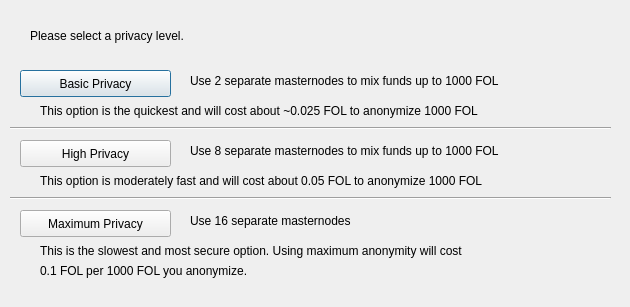
<?xml version="1.0" encoding="UTF-8"?>
<ui version="4.0">
 <class>PrivatepayConfig</class>
 <widget class="QDialog" name="PrivatepayConfig">
  <property name="geometry">
   <rect>
    <x>0</x>
    <y>0</y>
    <width>630</width>
    <height>307</height>
   </rect>
  </property>
  <property name="windowTitle">
   <string>Configure PrivatePay</string>
  </property>
  <widget class="QPushButton" name="buttonBasic">
   <property name="geometry">
    <rect>
     <x>20</x>
     <y>70</y>
     <width>151</width>
     <height>27</height>
    </rect>
   </property>
   <property name="text">
    <string>Basic Privacy</string>
   </property>
  </widget>
  <widget class="QPushButton" name="buttonHigh">
   <property name="geometry">
    <rect>
     <x>20</x>
     <y>140</y>
     <width>151</width>
     <height>27</height>
    </rect>
   </property>
   <property name="text">
    <string>High Privacy</string>
   </property>
  </widget>
  <widget class="QPushButton" name="buttonMax">
   <property name="geometry">
    <rect>
     <x>20</x>
     <y>210</y>
     <width>151</width>
     <height>27</height>
    </rect>
   </property>
   <property name="text">
    <string>Maximum Privacy</string>
   </property>
  </widget>
  <widget class="QLabel" name="label">
   <property name="geometry">
    <rect>
     <x>30</x>
     <y>20</y>
     <width>571</width>
     <height>31</height>
    </rect>
   </property>
   <property name="text">
    <string>Please select a privacy level.</string>
   </property>
  </widget>
  <widget class="QLabel" name="label_2">
   <property name="geometry">
    <rect>
     <x>190</x>
     <y>70</y>
     <width>421</width>
     <height>21</height>
    </rect>
   </property>
   <property name="text">
    <string>Use 2 separate masternodes to mix funds up to 1000 FOL</string>
   </property>
  </widget>
  <widget class="QLabel" name="label_3">
   <property name="geometry">
    <rect>
     <x>190</x>
     <y>140</y>
     <width>411</width>
     <height>21</height>
    </rect>
   </property>
   <property name="text">
    <string>Use 8 separate masternodes to mix funds up to 1000 FOL</string>
   </property>
  </widget>
  <widget class="QLabel" name="label_4">
   <property name="geometry">
    <rect>
     <x>190</x>
     <y>210</y>
     <width>421</width>
     <height>21</height>
    </rect>
   </property>
   <property name="text">
    <string>Use 16 separate masternodes</string>
   </property>
  </widget>
  <widget class="QLabel" name="label_6">
   <property name="geometry">
    <rect>
     <x>40</x>
     <y>100</y>
     <width>561</width>
     <height>21</height>
    </rect>
   </property>
   <property name="text">
    <string>This option is the quickest and will cost about ~0.025 FOL to anonymize 1000 FOL</string>
   </property>
  </widget>
  <widget class="QLabel" name="label_7">
   <property name="geometry">
    <rect>
     <x>40</x>
     <y>170</y>
     <width>561</width>
     <height>21</height>
    </rect>
   </property>
   <property name="text">
    <string>This option is moderately fast and will cost about 0.05 FOL to anonymize 1000 FOL</string>
   </property>
  </widget>
  <widget class="QLabel" name="label_8">
   <property name="geometry">
    <rect>
     <x>40</x>
     <y>240</y>
     <width>561</width>
     <height>21</height>
    </rect>
   </property>
   <property name="text">
    <string>This is the slowest and most secure option. Using maximum anonymity will cost</string>
   </property>
  </widget>
  <widget class="QLabel" name="label_9">
   <property name="geometry">
    <rect>
     <x>40</x>
     <y>260</y>
     <width>561</width>
     <height>21</height>
    </rect>
   </property>
   <property name="text">
    <string>0.1 FOL per 1000 FOL you anonymize.</string>
   </property>
  </widget>
  <widget class="Line" name="line">
   <property name="geometry">
    <rect>
     <x>10</x>
     <y>120</y>
     <width>601</width>
     <height>16</height>
    </rect>
   </property>
   <property name="orientation">
    <enum>Qt::Horizontal</enum>
   </property>
  </widget>
  <widget class="Line" name="line_2">
   <property name="geometry">
    <rect>
     <x>10</x>
     <y>190</y>
     <width>601</width>
     <height>16</height>
    </rect>
   </property>
   <property name="orientation">
    <enum>Qt::Horizontal</enum>
   </property>
  </widget>
 </widget>
 <resources/>
 <connections/>
</ui>
